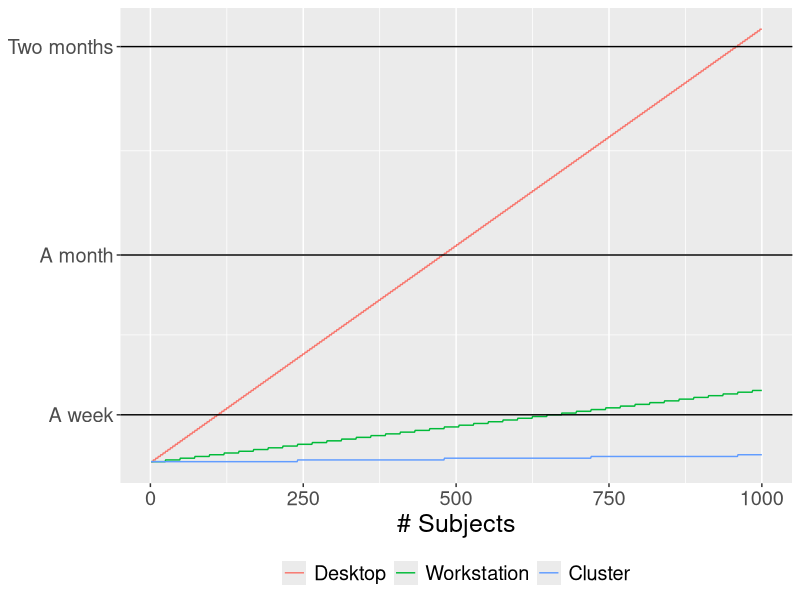
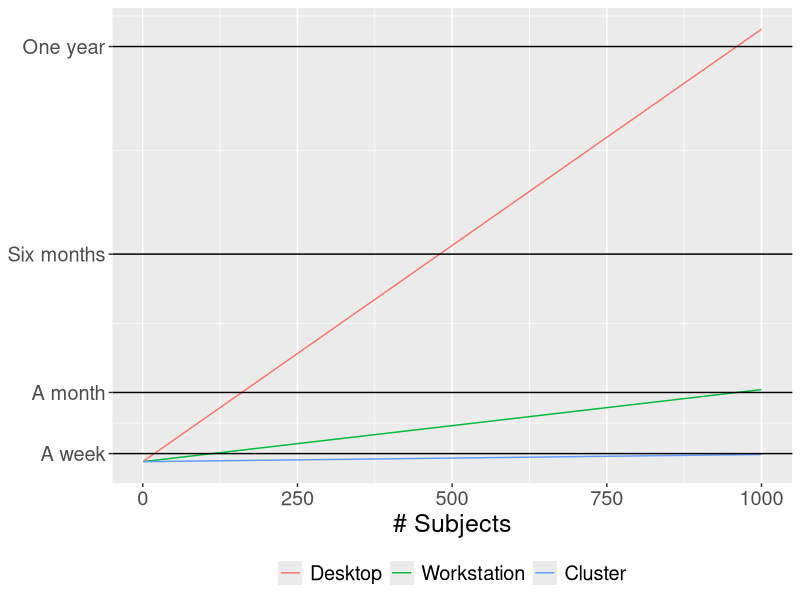

Here is the R script that generated these plots, in order:
library(ggplot2)
library(reshape2)

n <- 1:1000

############################################################################
# Freesurfer - 6 hours
time <- 6 

desktop <- ceiling(n / 4) * time # 4 cores - like a dell (desktop)
workstation <- ceiling(n / 24) * time # 24 cores - a neuron (workstation)
cluster <- ceiling(n / 240) * time # 240 cores - 10 neurons (cluster)

#join data
plotter <- data.frame(cbind(n, desktop, workstation, cluster))
colnames(plotter) <- c("n", "Desktop", "Workstation", "Cluster")
melt.plotter <- melt(plotter, "n")

# set line intervals
time.1 <- 7 * 24 # one week
time.2 <- 30 * 24 # one month
time.3 <- time.2 * 2 # two months

# text corresponding to time.[123]
y.labels <- c("A week", "A month", "Two months")

# open print device
png("Figure2_freesurfer_cluster_times.png", width=1200, height=1200)

ggplot(melt.plotter, aes(n, value, color=variable)) + 
  geom_line() + 
  labs(x="# Subjects") +
  theme(axis.title.y=element_blank(),
        legend.position="bottom",
        legend.title=element_blank(),
        text=element_text(size=18)) + 
  scale_y_continuous(breaks=c(time.1, time.2, time.3),
                     labels=y.labels) +
  geom_hline(aes(yintercept=time.1)) +      # 1 day
  geom_hline(aes(yintercept=time.2)) +  # 
  geom_hline(aes(yintercept=time.3)) 

dev.off()

###########################################################################
# whole brain tractography of HCP data - 36 hours, but fully parallelizable
time <- 36

desktop <- (n / 4) * time # 4 cores - like a dell (desktop)
workstation <- (n / 24) * time # 24 cores - a neuron (workstation)
cluster <- (n / 240) * time # 240 cores - 10 neurons (cluster)

#join data
plotter <- data.frame(cbind(n, desktop, workstation, cluster))
colnames(plotter) <- c("n", "Desktop", "Workstation", "Cluster")
melt.plotter <- melt(plotter, "n")

# set line intervals
time.1 <- 7 * 24 # one week
time.2 <- 30 * 24 *2 # two months
time.3 <- 30* 24 * 6 # six months
time.4 <- 30* 24 * 12 # a year

# text corresponding to time.[123]
y.labels <- c("A week", "A month", "Six months", "One year")

# open print device
png("Figure2_wholebraintractography_cluster_times.png", width=1200, height=1200)

ggplot(melt.plotter, aes(n, value, color=variable)) + 
  geom_line() + 
  labs(x="# Subjects") +
  theme(axis.title.y=element_blank(),
        legend.position="bottom",
        legend.title=element_blank(),
        text=element_text(size=18)) + 
  scale_y_continuous(breaks=c(time.1, time.2, time.3, time.4),
                     labels=y.labels) +
  geom_hline(aes(yintercept=time.1)) + 
  geom_hline(aes(yintercept=time.2)) + 
      geom_hline(aes(yintercept=time.3)) +
  geom_hline(aes(yintercept=time.4))

dev.off()
